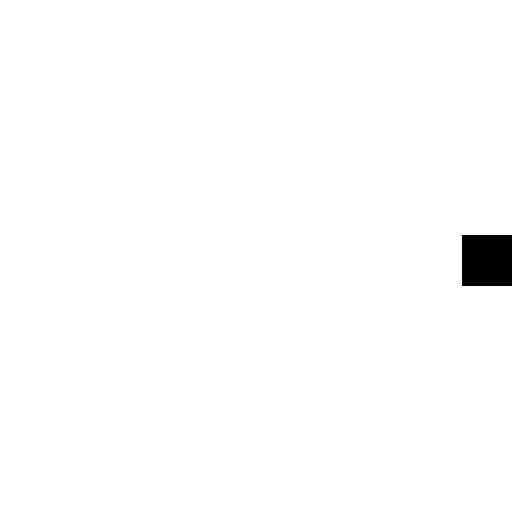
Frame 1 (no input)
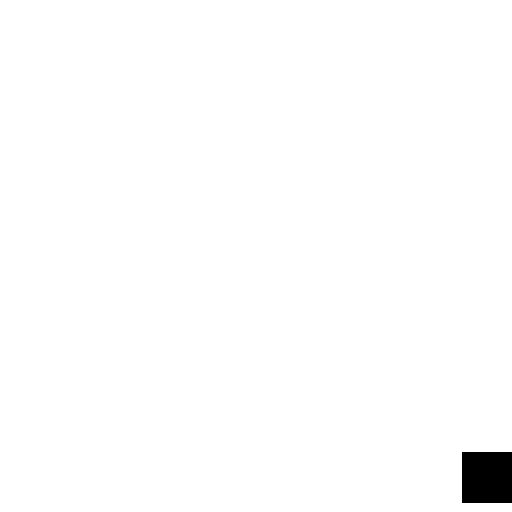
Frame 60 (the mouse pressed at the canvas centre just before this capture)
Frame 120 (the mouse held since frame 60 and released just before this capture): identical to frame 60, image omitted

The Processing sketch that drew these frames (run headless with seeded random() and noise(); from frame 60 on, the mouse is pressed at the canvas centre):

// Processing sketch: enemy
// ── enemy.pde
int x=512;
int _x =x-50;
int y=512;
int _y = y/2;
int i = 0,waveamp=x/2;
void settings(){
    size(x, y);
}

void setup() {
}

void draw(){
    background(255,255,255);
    fill(0,0,0);
    i++;
    if(i>360){
        i=0;
    }
    _y=(int)((((y+50)/2)+waveamp*sin(radians(i)))-50);
    rect(_x,_y , 50, 50);
}
